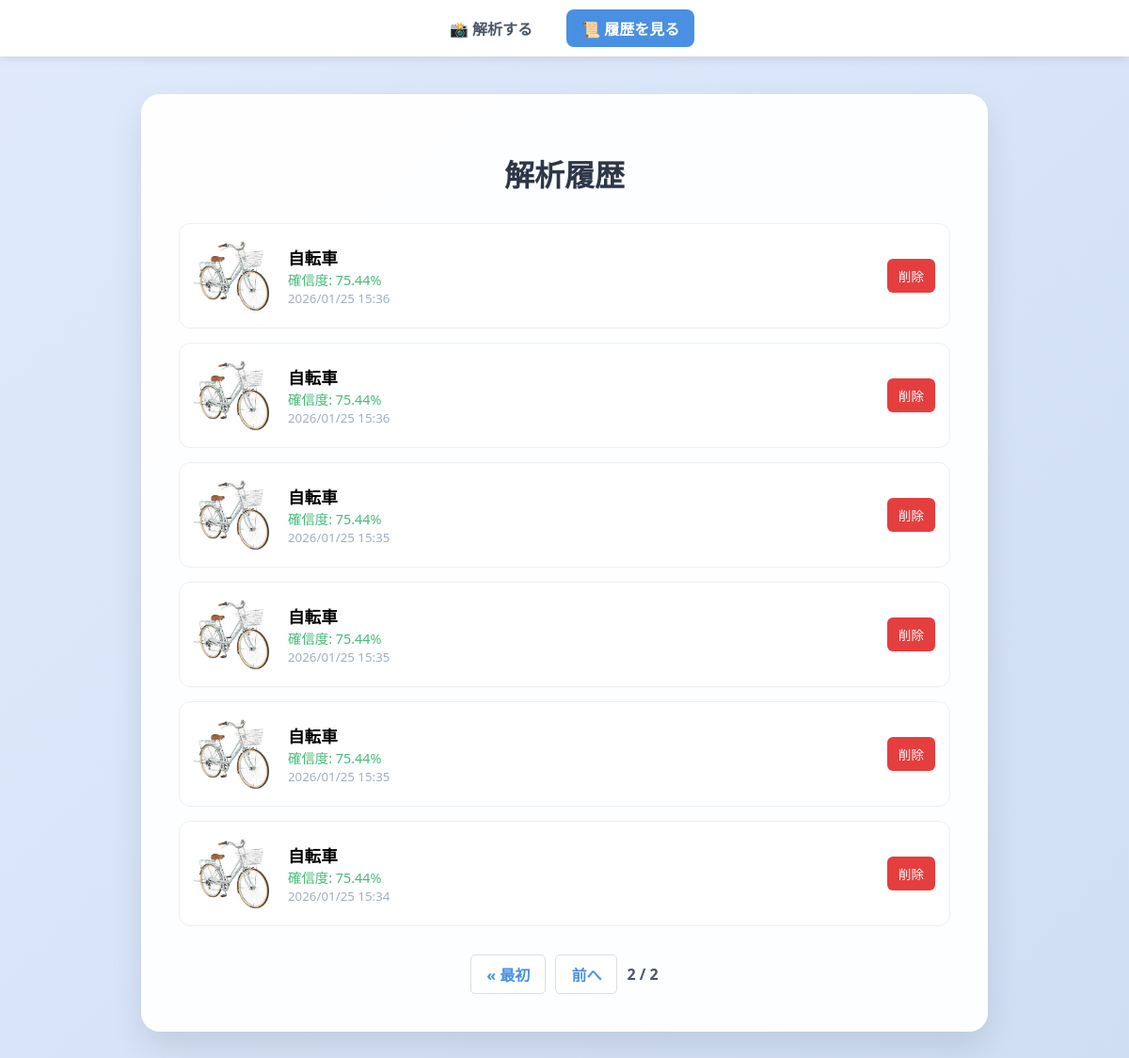
Screenshot of /history/?page=2 with the database file from the repository.
### predict/models.py (models this page shows, shortened)
class AnalysisResult(models.Model):
    image = models.ImageField(upload_to='uploads/%Y/%m/%d/', verbose_name="解析画像")
    prediction_label = models.CharField(max_length=255, verbose_name="予測ラベル")
    prediction_score = models.FloatField(verbose_name="確信度(%)")
    created_at = models.DateTimeField(auto_now_add=True, verbose_name="解析日時")
    class Meta:
        verbose_name = "解析結果"
        verbose_name_plural = "解析結果一覧"

### predict/views.py (the view)
# urls.py: path('history/', views.view_data, name='view_data'), # 一覧表示
def view_data(request):
    all_results = AnalysisResult.objects.all().order_by('-created_at')
    paginator = Paginator(all_results, 10)
    page_number = request.GET.get('page')
    results = paginator.get_page(page_number)
    return render(request, 'view_data.html', {'results': results})

### templates/view_data.html (shortened to what this page needs)
{% extends 'base.html' %}
{% block content %}
    <h1 style="text-align: center; color: #2d3748; margin-bottom: 30px;">解析履歴</h1>
    {% for res in results %}
    <div style="background: #fff; border: 1px solid #eee; border-radius: 12px; padding: 15px; margin-bottom: 15px; display: flex; align-items: center; gap: 20px;">
        <img src="{{ res.image.url }}" style="width: 80px; height: 80px; object-fit: cover; border-radius: 8px;">
        <div style="flex-grow: 1;">
            <strong style="font-size: 1.1rem; display: block;">{{ res.prediction_label }}</strong>
            <span style="color: var(--success-color); font-size: 0.9rem;">確信度: {{ res.prediction_score }}%</span>
            <small style="color: #a0aec0; display: block;">{{ res.created_at|date:"Y/m/d H:i" }}</small>
        </div>
        <a href="{% url 'predict:delete_data' res.pk %}"
           style="background: var(--danger-color); color: white; padding: 8px 12px; border-radius: 6px; text-decoration: none; font-size: 0.85rem;"
           onclick="return confirm('削除しますか？')">削除</a>
    </div>
    {% empty %}
    <p style="text-align: center; color: #a0aec0;">履歴はまだありません。</p>
    {% endfor %}
    {% if results.has_other_pages %}
    <div class="pagination">
        {% if results.has_previous %}
            <a href="?page=1" class="page-link">&laquo; 最初</a>
            <a href="?page={{ results.previous_page_number }}" class="page-link">前へ</a>
        {% endif %}
        <span class="current-page">
            {{ results.number }} / {{ results.paginator.num_pages }}
        </span>
    </div>
    {% endif %}
{% endblock %}

### rows the page displays
AnalysisResult: image (picture), prediction_label "自転車", prediction_score "75.44", created_at "2026/01/25 15:36"
AnalysisResult: image (picture), prediction_label "自転車", prediction_score "75.44", created_at "2026/01/25 15:36"
AnalysisResult: image (picture), prediction_label "自転車", prediction_score "75.44", created_at "2026/01/25 15:35"
AnalysisResult: image (picture), prediction_label "自転車", prediction_score "75.44", created_at "2026/01/25 15:35"
AnalysisResult: image (picture), prediction_label "自転車", prediction_score "75.44", created_at "2026/01/25 15:35"
AnalysisResult: image (picture), prediction_label "自転車", prediction_score "75.44", created_at "2026/01/25 15:34"

### other values shown
{{ results.number }} "2"
{{ results.paginator.num_pages }} "2"
